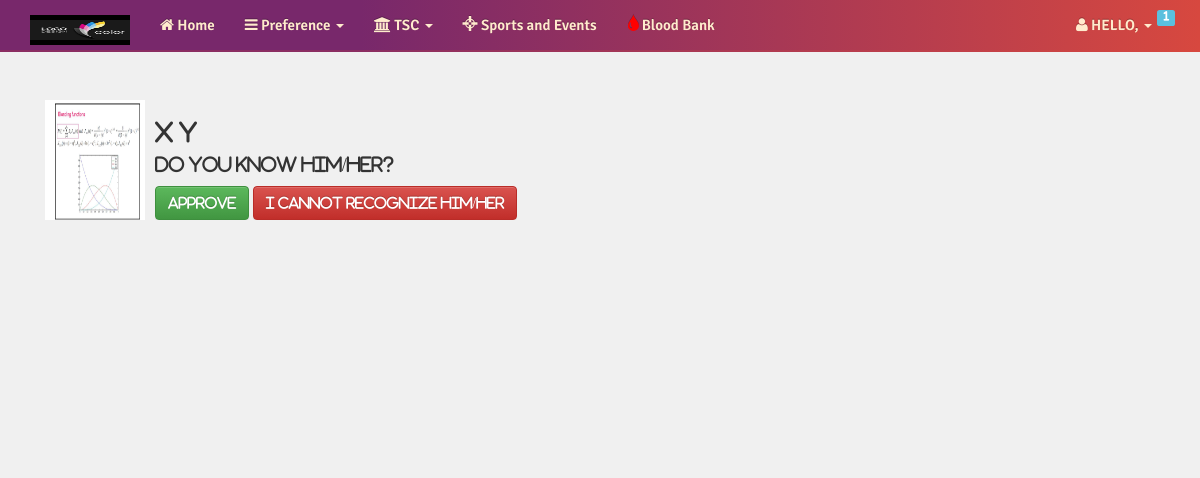
The app's page /notification/index.php (signed in) with its own data.
### tables this page shows
CREATE TABLE IF NOT EXISTS `noti1738297102` (
  `whosends` varchar(100) NOT NULL DEFAULT '',
  PRIMARY KEY (`whosends`)
);

CREATE TABLE IF NOT EXISTS `picture` (
  `id` varchar(20) NOT NULL,
  `image` varchar(100) NOT NULL,
  PRIMARY KEY (`id`)
);

CREATE TABLE IF NOT EXISTS `students` (
  `fname` varchar(100) DEFAULT NULL,
  `lname` varchar(100) DEFAULT NULL,
  `bdate` date DEFAULT NULL,
  `sex` varchar(10) DEFAULT NULL,
  `blood` varchar(5) DEFAULT NULL,
  `mobile` varchar(20) NOT NULL DEFAULT '',
  `email` varchar(200) NOT NULL DEFAULT '',
  `password` varchar(100) DEFAULT NULL,
  `passing_year` varchar(10) DEFAULT NULL,
  `university` varchar(100) DEFAULT NULL,
  `job` varchar(100) DEFAULT NULL,
  `varification` int(11) NOT NULL,
  PRIMARY KEY (`mobile`,`email`)
);

### notification/index.php (the view, shortened to what this page needs)
<!DOCTYPE html>
<html>
<head>
    <link rel="stylesheet" href="../bower_components/bootstrap/dist/css/bootstrap.min.css">
    <link rel="stylesheet" href="../bower_components/bootstrap/dist/css/bootstrap-theme.min.css">
    <link rel="stylesheet" href="../css/bootstrap-social.css">
    <link rel="stylesheet" href="../css/loading.css">
    <link href="//netdna.bootstrapcdn.com/font-awesome/3.2.1/css/font-awesome.css" rel="stylesheet">
    <link rel="stylesheet" href="../bower_components/jsImgSlider/themes/2/js-image-slider.css">
    <link rel="stylesheet" href="../bower_components/font-awesome/css/font-awesome.min.css">
    <link rel="stylesheet" href="../css/mystyle.css">
    <link rel="stylesheet" href="style.css">
</head>
<body>
    <?php include "../resourses/menu.php";?>
        <div class="container">
            <div class="row row-content">
                <div class="col-sm-12">
                    <form class="" method="POST" action="#">
                        <?php
                    $table = "noti".$_SESSION['mobile'];
                    $getNotification = mysql_query("select * from {$table}");
                    $rows = mysql_num_rows($getNotification);
                        if($rows > 0){
                    while($data = mysql_fetch_array($getNotification)){
                        $getNamePic = mysql_fetch_array(mysql_query("select * from students as s, picture as p, {$table} as n where s.mobile = p.id and s.mobile = n.whosends and n.whosends = '{$data[0]}'"));
                    ?>
                            <div class="media">
                                <div class="media-left media-middle">
                                    <img src="<?php echo $getNamePic[13];?>" width="100" height="120">
                                </div>
                                <div class="media-body">
                                    <h3><?php echo $getNamePic[0]." ".$getNamePic[1]; ?></h3>
                                    <h4>Do you know him/her?</h4>
                                    <div class="form-inline">
                                        <a class="btn btn-success" type="button" href="../resourses/approval.php?id=<?php echo $data[0];?>">Approve</a>
                                        <a class="btn btn-danger" type="button" href="../resourses/delete.php?id=<?php echo $data[0];?>">I cannot recognize him/her</a>
                                    </div>
                                </div>
                            </div>
                            <?php
                    }
                        }
                    ?>
                    </form>
                </div>
            </div>
        </div>
</body>
</html>

### css/mystyle.css (style rules this page uses)
.row-content { margin: 0px auto; padding: 50px 0px; borde-bottom: 1px ridge; min-height: 400px; }
body { align: center; padding: 50px 0px 0px 0px; z-index: 0; }
body { background: rgba(208, 208, 208, 0.3); }
* { font-family: Fontawesome; }

### records on screen
noti1738297102: picture.image (picture), students.fname "x", students.lname "y"
